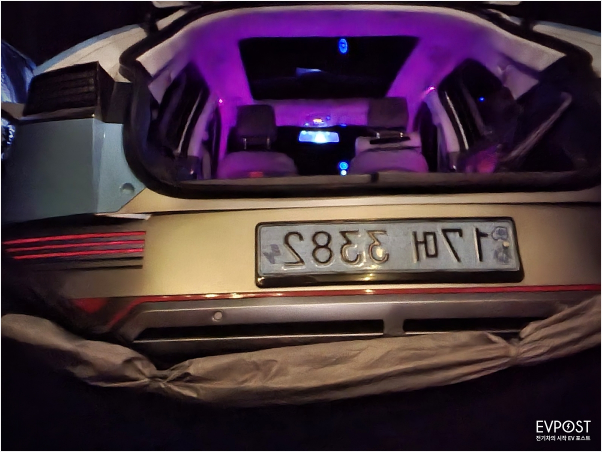
#> input picture 저녁전등.jpg, 1204 x 904 px (shown at 1/2 size)
$ jupyter execute --allow-errors 'crop후_전기차_확인.ipynb'   (shell and % lines are left out)   (older library calls are emulated)
#> lines starting #> are read from the running program, lines starting #| are printed output that depends on the picture; after the words box and inside, x2 and y2 are one past the last pixel; in counts of white or black regions, pixels touching at a corner belong together
<a href="https://colab.research.google.com/github/jeong1suk/Capstone_ElectricCar/blob/beoman/crop%ED%9B%84_%EC%A0%84%EA%B8%B0%EC%B0%A8_%ED%99%95%EC%9D%B8.ipynb" target="_parent"></a>

[cell 1]
%cd /content

[cell 2]
%cd /content/yolov5/

[cell 3]
# 데이터셋 위치 수정
#파일의 위치, 클래스명 알려주는 설정파일이라 경로 수정
import yaml

#> (the rest of this cell did not finish here and is left out)

[cell 4]
%cd /content/yolov5/

# 욜로v5_m로 학습

[cell 5]
# test 이미지 확인
%cd /content/yolov5/

from glob import glob

img_list = glob('/content/dataset/test/images/*.jpg') #glob 함수는 사용자가 제시한 조건에 맞는 파일명을 리스트 형식으로 반환

for i in range(len(img_list)):
  print((img_list[i]))

[cell 6]
from IPython.display import Image
import os
%cd /content/yolov5/


#> (the rest of this cell did not finish here and is left out)

[cell 7]
from glob import glob
src = glob('/content/yolov5/runs/detect/exp12/crops/number-plate/*.jpg')
print(src)

[cell 8]
import cv2
from google.colab.patches import cv2_imshow
%cd /content/yolov5/runs/detect/exp12/crops/number-plate/

crops_img = cv2.imread('01-1213_jpg.rf.887555861d3aeec034c3bf98ae78621b.jpg')
cv2_imshow(crops_img)

[cell 9]
import cv2
import numpy as np
from google.colab.patches import cv2_imshow
%cd /content/


src = cv2.imread('연습2.jpg')

#> (the rest of this cell did not finish here and is left out)

[cell 10]
src2 = cv2.imread('전기차2.jpg')
#> (the rest of this cell did not finish here and is left out)

[cell 11]
src3 = cv2.imread('전기차.jpg')
#> (the rest of this cell did not finish here and is left out)

[cell 12]
src6 = cv2.imread('저녁전등.jpg')
#> src6 is the input picture: shape (904, 1204, 3); mean B, G, R 59.7, 49.4, 69.7
src6 = src6[458:542,522:1037]
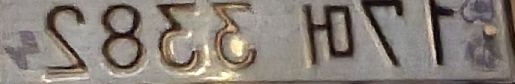
#> src6: shape (84, 515, 3); mean B, G, R 118.7, 126.7, 134.9

cv2_imshow(src6)

src6_ycrcb = cv2.cvtColor(src6, cv2.COLOR_BGR2YCrCb)
#> src6_ycrcb: shape (84, 515, 3); mean of channels 0, 1, 2 128.2, 132.8, 122.6

crop6 = src6_ycrcb[10: 50, 10: 20]

img = src6
img = cv2.rectangle(img, (10,50), (30,20), (0,0,255), 2)
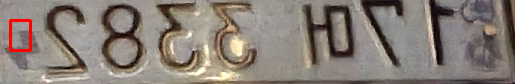
#> img: shape (84, 515, 3); 0.68% of pixels changed, all inside (x1, y1, x2, y2) = (9, 19, 32, 52)
cv2_imshow(img)

channels = [1, 2]

cr_bins = 128
cb_bins = 128
histSize = [cr_bins, cb_bins]

cr_range = [0, 256]
cb_range = [0, 256]
ranges = cr_range + cb_range
hist6 = cv2.calcHist([crop6], channels, None, histSize, ranges)
hist6_norm = cv2.normalize(hist6, None, 0, 255, cv2.NORM_MINMAX, cv2.CV_8U)
cv2_imshow(hist6_norm)

backproj6 = cv2.calcBackProject([src6_ycrcb], channels, hist6, ranges, 1)
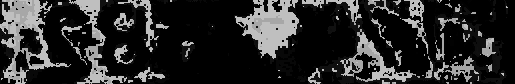
#> backproj6: shape (84, 515); min 0, max 191, mean 42.4

print(src6.shape)
#| (84, 515, 3)
print(backproj6.shape)
#| (84, 515)
#re = cv2.resize(src6, dsize = (backproj.shape[1],backproj.shape[0]))
#print(re.shape)

ret, dst6 = cv2.threshold(backproj6, 1, 255, cv2.THRESH_BINARY)
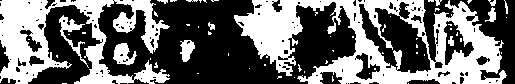
#> dst6: shape (84, 515); 42.7% white; 62 white regions (50 under 20 px), largest, box (x1, y1, x2, y2) and area: (234, 0, 507, 84) 10564, (0, 0, 170, 84) 6479, (59, 15, 89, 68) 347

cv2_imshow(dst6)
dst6 = cv2.copyTo(src6, backproj6)
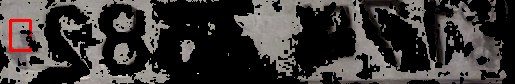
#> dst6: shape (84, 515, 3); mean B, G, R 53.6, 55.3, 59.2

cv2_imshow(backproj6)
cv2_imshow(dst6)
